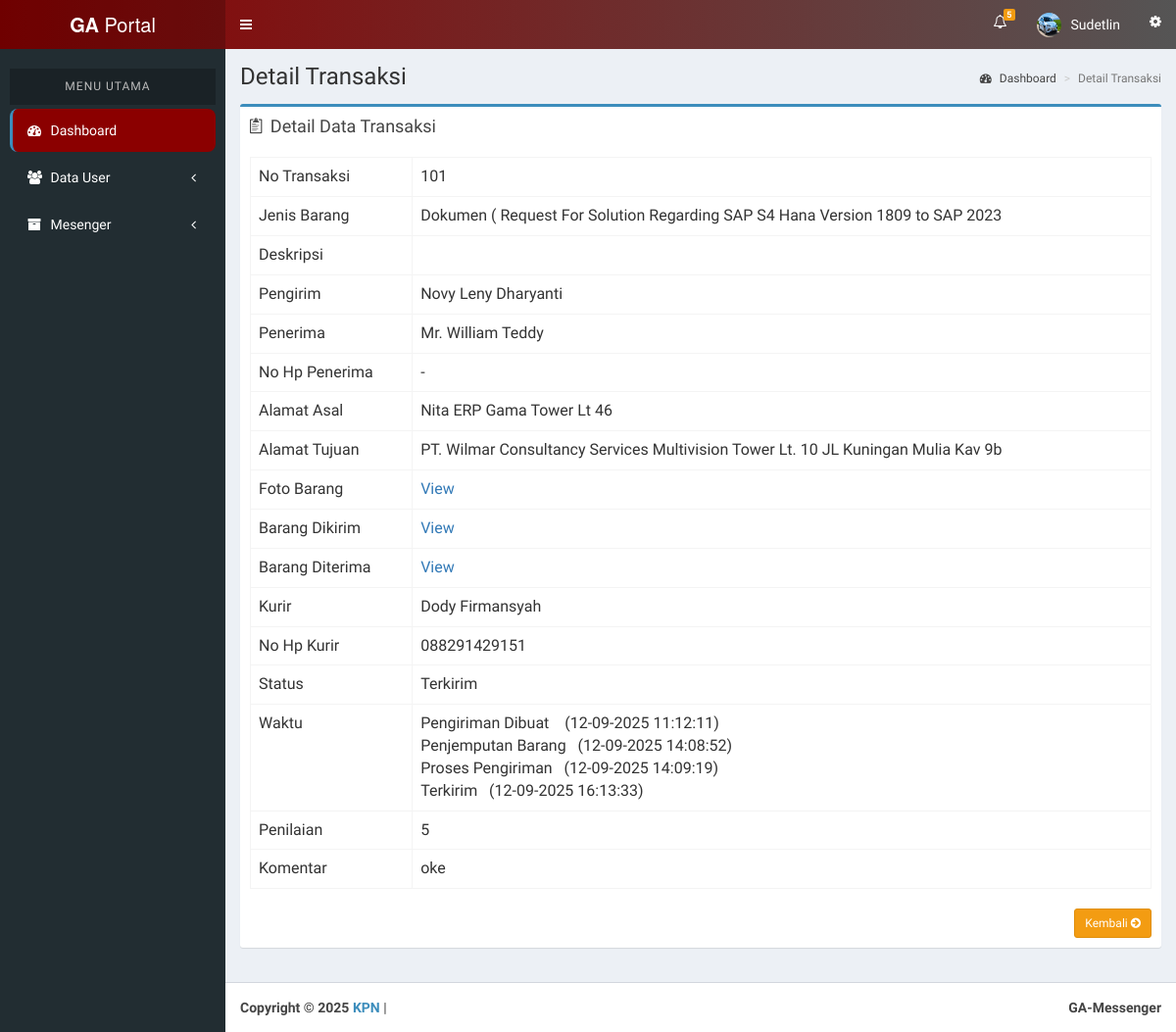
The app's page /admin/detail-transaksiterkirim.php?no_transaksi=101 (signed in) with its own data.
### tables this page shows
CREATE TABLE `tb_kurir` (
  `id_kurir` int(11) NOT NULL,
  `nama_kurir` varchar(70) NOT NULL,
  `username_kurir` varchar(50) NOT NULL,
  `password` varchar(50) NOT NULL,
  `tanggal_lahir_kurir` date NOT NULL,
  `alamat` text NOT NULL,
  `no_hp_kurir` varchar(12) NOT NULL,
  `email_kurir` varchar(100) NOT NULL,
  `no_plat` varchar(9) NOT NULL,
  `gambar` varchar(255) NOT NULL,
  `created_at` timestamp NULL DEFAULT current_timestamp(),
  `updated_at` timestamp NULL DEFAULT current_timestamp() ON UPDATE current_timestamp()
);

CREATE TABLE `tb_transaksi` (
  `no_transaksi` int(5) NOT NULL,
  `alamat_asal` text NOT NULL,
  `alamat_tujuan` text NOT NULL,
  `penerima` varchar(70) NOT NULL,
  `pengirim` varchar(70) NOT NULL,
  `gambar_awal` varchar(255) NOT NULL DEFAULT '',
  `gambar_akhir` varchar(255) NOT NULL DEFAULT '',
  `kurir` int(11) NOT NULL DEFAULT 0,
  `nama_barang` varchar(255) DEFAULT NULL,
  `deskripsi` text DEFAULT NULL,
  `no_hp_penerima` varchar(12) NOT NULL,
  `foto_barang` varchar(255) DEFAULT NULL,
  `waktu` text NOT NULL,
  `status` varchar(25) NOT NULL,
  `email_sent` tinyint(1) DEFAULT 0,
  `penilaian` int(11) NOT NULL DEFAULT 0,
  `komentar` text NOT NULL DEFAULT '',
  `created_at` timestamp NULL DEFAULT current_timestamp(),
  `updated_at` timestamp NULL DEFAULT current_timestamp() ON UPDATE current_timestamp()
);

CREATE TABLE `tb_pelanggan` (
  `id_pelanggan` int(11) NOT NULL,
  `nama_pelanggan` varchar(70) NOT NULL,
  `username_pelanggan` varchar(50) NOT NULL,
  `password` varchar(50) NOT NULL,
  `tanggal_lahir` date NOT NULL,
  `alamat_pelanggan` text NOT NULL,
  `no_hp_pelanggan` varchar(12) NOT NULL,
  `email_pelanggan` varchar(100) NOT NULL,
  `gambar` varchar(255) NOT NULL,
  `created_at` timestamp NULL DEFAULT current_timestamp(),
  `updated_at` timestamp NULL DEFAULT current_timestamp() ON UPDATE current_timestamp()
);

### admin/detail-transaksiterkirim.php (the view, shortened to what this page needs)
<html>
<head>
  <link rel="stylesheet" href="../assets/bootstrap/css/bootstrap.min.css">
  <link rel="stylesheet" href="../assets/css/font-awesome.min.css">
  <link rel="stylesheet" href="../assets/css/ionicons.min.css">
  <link rel="stylesheet" href="../assets/dist/css/AdminLTE.min.css">
  <link rel="stylesheet" href="../assets/dist/css/skins/_all-skins.min.css">
  <link rel="stylesheet" href="../assets/plugins/iCheck/flat/blue.css">
  <link rel="stylesheet" href="../assets/plugins/morris/morris.css">
  <link rel="stylesheet" href="../assets/plugins/jvectormap/jquery-jvectormap-1.2.2.css">
  <link rel="stylesheet" href="../assets/plugins/datepicker/datepicker3.css">
  <link rel="stylesheet" href="../assets/plugins/daterangepicker/daterangepicker-bs3.css">
  <link rel="stylesheet" href="../assets/plugins/bootstrap-wysihtml5/bootstrap3-wysihtml5.min.css">
</head>
<body class="hold-transition skin-blue sidebar-mini">
<div class="wrapper">
<?php include "header.php"; ?>
<?php include "menu.php"; ?>
<div class="content-wrapper">
  <section class="content-header">
    <h1>Detail Transaksi</h1>
    <ol class="breadcrumb">
      <li><a href="index.php"><i class="fa fa-dashboard"></i> Dashboard</a></li>
      <li class="active">Detail Transaksi</li>
    </ol>
  </section>
  <section class="content">
    <div class="row">
      <section class="col-lg-12 connectedSortable">
        <div class="box box-primary">
          <div class="box-header">
            <i class="ion ion-clipboard"></i>
            <h3 class="box-title">Detail Data Transaksi</h3>
          </div>
          <div class="box-body">
            <div class="form-panel">
              <table id="example" class="table table-hover table-bordered">
              <?php
              include '../koneksi/koneksi.php';
              $id = $_GET['no_transaksi'];
              $sql = "SELECT * FROM tb_kurir
                      INNER JOIN (tb_transaksi INNER JOIN tb_pelanggan
                      ON tb_transaksi.pengirim = tb_pelanggan.id_pelanggan)
                      ON tb_kurir.id_kurir = tb_transaksi.kurir
                      WHERE no_transaksi='".$id."'";
              $query = mysqli_query($db, $sql);
              $data = mysqli_fetch_array($query);
              ?>
              <tr><td>No Transaksi</td><td><?php echo $data['no_transaksi'];?></td></tr>
              <tr><td>Jenis Barang</td><td><?php echo $data['nama_barang'];?></td></tr>
              <tr><td>Deskripsi</td><td><?php echo $data['deskripsi'];?></td></tr>
              <tr><td>Pengirim</td><td><?php echo $data['nama_pelanggan'];?></td></tr>
              <tr><td>Penerima</td><td><?php echo $data['penerima'];?></td></tr>
              <tr><td>No Hp Penerima</td><td><?php echo $data['no_hp_penerima'];?></td></tr>
              <tr><td>Alamat Asal</td><td><?php echo $data['alamat_asal'];?></td></tr>
              <tr><td>Alamat Tujuan</td><td><?php echo $data['alamat_tujuan'];?></td></tr>
              <tr>
                <td>Foto Barang</td>
                <td>
                <?php if(!empty($data['foto_barang'])) { ?>
                  <span class="view-link text-primary" style="cursor:pointer"
                        data-img="../pelanggan/images/Kirim/<?php echo $data['foto_barang']; ?>">View</span>
                <?php } else { echo "<span class='text-muted'>Tidak ada foto</span>"; } ?>
                </td>
              </tr>
              <tr>
                <td>Barang Dikirim</td>
                <td>
                <?php if(!empty($data['gambar_awal'])) { ?>
                  <span class="view-link text-primary" style="cursor:pointer"
                        data-img="../kurir/images/diambil/<?php echo $data['gambar_awal']; ?>">View</span>
                <?php } else { echo "<span class='text-muted'>Tidak ada foto</span>"; } ?>
                </td>
              </tr>
              <tr>
                <td>Barang Diterima</td>
                <td>
                <?php if(!empty($data['gambar_akhir'])) { ?>
                  <span class="view-link text-primary" style="cursor:pointer"
                        data-img="../kurir/images/selesai/<?php echo $data['gambar_akhir']; ?>">View</span>
                <?php } else { echo "<span class='text-muted'>Tidak ada foto</span>"; } ?>
                </td>
              </tr>
              <tr><td>Kurir</td><td><?php echo $data['nama_kurir'];?></td></tr>
              <tr><td>No Hp Kurir</td><td><?php echo $data['no_hp_kurir'];?></td></tr>
              <tr><td>Status</td><td><?php echo $data['status'];?></td></tr>
              <tr><td>Waktu</td><td><?php echo $data['waktu'];?></td></tr>
              <?php if ($data['status'] == 'Terkirim'){ ?>
              <tr><td>Penilaian</td><td><?php echo ($data['penilaian']==0)?"Belum Ada Penilaian":$data['penilaian']; ?></td></tr>
              <tr><td>Komentar</td><td><?php echo ($data['komentar']=='')?"Belum Ada Komentar":$data['komentar']; ?></td></tr>
              <?php } ?>
              </table>
              <div class="text-right">
                <a href="datatransaksiterkirim.php" class="btn btn-sm btn-warning">Kembali <i class="fa fa-arrow-circle-right"></i></a>
              </div>
            </div>
          </div>
        </div>
      </section>
    </div>
  </section>
</div>
<?php include "footer.php"; ?>
</div>
</body>
</html>

### admin/header.php (shortened to what this page needs)
<?php
include '../koneksi/koneksi.php';
$sql = "SELECT * FROM tb_admin WHERE id_admin='".$_SESSION['id']."'";
$query = mysqli_query($db, $sql);
$data = mysqli_fetch_array($query);
$notif_sql = "SELECT * FROM tb_notifikasi WHERE id_pelanggan='".$_SESSION['id']."' AND status='unread' ORDER BY tanggal DESC LIMIT 5";
$notif_q = mysqli_query($db, $notif_sql);
$jumlah_notif = mysqli_num_rows($notif_q);
?>
<header class="main-header" style="background: linear-gradient(90deg, #8B0000, #555555);">
  <a href="index.php" class="logo" style="background: rgba(0,0,0,0.2);">
    <span class="logo-lg"><b>GA</b> Portal</span>
  </a>
  <nav class="navbar navbar-static-top" style="background: transparent; box-shadow: none;">
    <a href="#" class="sidebar-toggle" data-toggle="offcanvas" role="button">
    </a>
    <div class="navbar-custom-menu">
      <ul class="nav navbar-nav">
        <li class="dropdown notifications-menu">
          <a href="#" class="dropdown-toggle" data-toggle="dropdown">
            <i class="fa fa-bell-o"></i>
            <?php if($jumlah_notif > 0){ ?>
              <span class="label label-warning"><?php echo $jumlah_notif; ?></span>
            <?php } ?>
          </a>
        </li>
        <li class="dropdown user user-menu">
          <a href="#" class="dropdown-toggle" data-toggle="dropdown">
            <img src="images/<?php echo $data['gambar']; ?>" class="user-image img-circle" alt="User Image">
            <span class="hidden-xs"><?php echo $_SESSION['nama'];?></span>
          </a>
        </li>
        <li>
          <a href="#" data-toggle="control-sidebar"><i class="fa fa-cog fa-spin"></i></a>
        </li>
      </ul>
    </div>
  </nav>
</header>

### records on screen
tb_kurir: tb_transaksi.no_transaksi "101", tb_transaksi.nama_barang "Dokumen ( Request For Solution Regarding SAP S4 Hana Version 1809 to SAP 2023", tb_pelanggan.nama_pelanggan "Novy Leny Dharyanti", tb_transaksi.penerima "Mr. William Teddy", tb_transaksi.no_hp_penerima "-", tb_transaksi.alamat_asal "Nita ERP Gama Tower Lt 46", tb_transaksi.alamat_tujuan "PT. Wilmar Consultancy Services Multivision Tower Lt. 10 JL Kuningan Mulia Kav 9b", nama_kurir "Dody Firmansyah", no_hp_kurir "088291429151", tb_transaksi.status "Terkirim", tb_transaksi.waktu "Pengiriman Dibuat (12-09-2025 11:12:11) Penjemputan Barang (12-09-2025 14:08:52) Proses Pengiriman (12-09-2025 14:09:19) Terkirim (12-09-2025 16:13:33)", tb_transaksi.penilaian "5", tb_transaksi.komentar "oke"

### other values on screen
$jumlah_notif "5"
$_SESSION['nama'] "Sudetlin"
